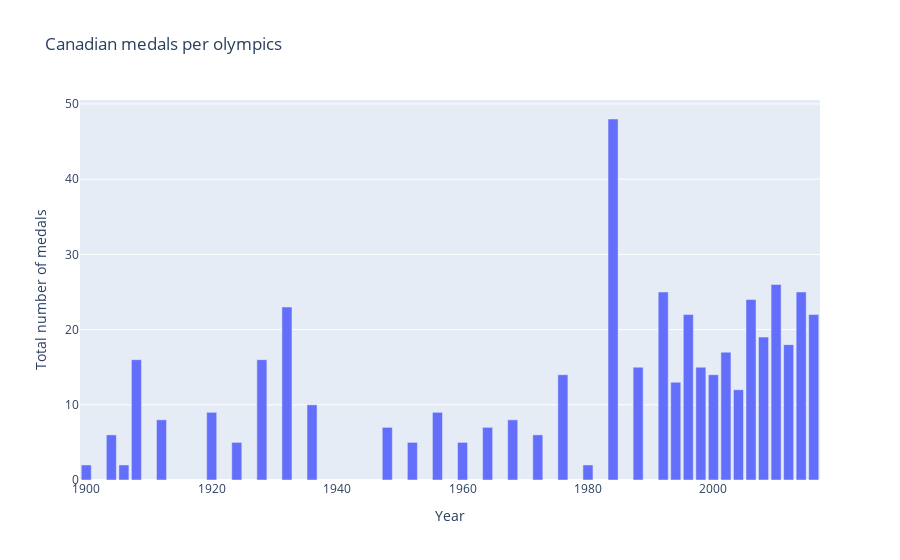

The cell this chart's notebook holds for it:
### Code cell
fig = px.bar(dff, x=dff.index, y=["Medal"], title="Canadian medals per olympics", labels={"value": "Total number of medals"})
fig.update_layout(showlegend=False)

### Figure 1 — Plotly figure (JSON) as saved in the notebook; plotly's stock layout.template omitted (floating-point values rounded to 4 significant figures)
{"data": [{"alignmentgroup": "True", "hovertemplate": "variable=Medal<br>Year=%{x}<br>Total number of medals=%{y}<extra></extra>", "legendgroup": "Medal", "marker": {"color": "#636efa", "pattern": {"shape": ""}}, "name": "Medal", "offsetgroup": "Medal", "orientation": "v", "showlegend": true, "textposition": "auto", "type": "bar", "x": [1984, 2010, 2014, 1992, 2006, 1932, 2016, 1996, 2008, 2012, 2002, 1908, 1928, 1998, 1988, 2000, 1976, 1994, 2004, 1936, 1956, 1920, 1968, 1912, 1964, 1948, 1904, 1972, 1924, 1952, 1960, 1980, 1906, 1900], "xaxis": "x", "y": [48, 26, 25, 25, 24, 23, 22, 22, 19, 18, 17, 16, 16, 15, 15, 14, 14, 13, 12, 10, 9, 9, 8, 8, 7, 7, 6, 6, 5, 5, 5, 2, 2, 2], "yaxis": "y"}], "layout": {"barmode": "relative", "legend": {"title": {"text": "variable"}, "tracegroupgap": 0}, "showlegend": false, "title": {"text": "Canadian medals per olympics"}, "xaxis": {"anchor": "y", "domain": [0, 1], "title": {"text": "Year"}}, "yaxis": {"anchor": "x", "domain": [0, 1], "title": {"text": "Total number of medals"}}}}
